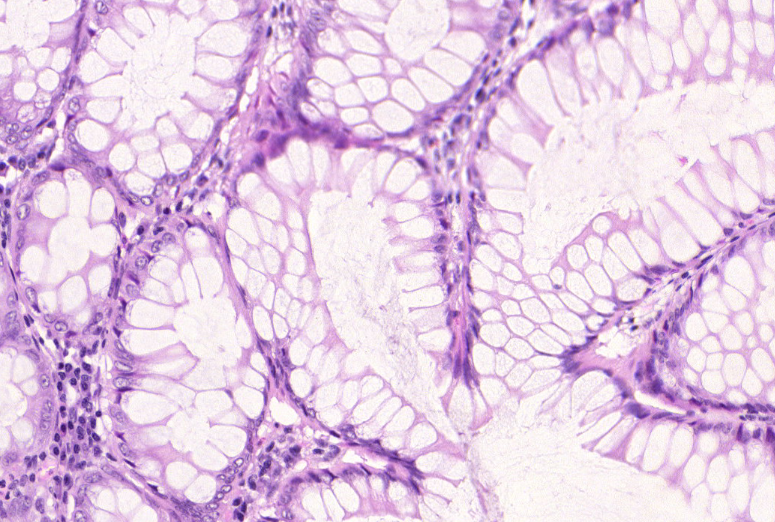
#> input picture testA_1.png, 775 x 522 px, given in place of testA_1.bmp, which was not available
$ jupyter execute 'Analiza_robusnosti_klasičnih_metoda_segmentacije_na_šum_i_varijacije_kontrasta.ipynb'   (text cells are left out)
#> lines starting #> are read from the running program, lines starting #| are printed output that depends on the picture; after the words box and inside, x2 and y2 are one past the last pixel; in counts of white or black regions, pixels touching at a corner belong together; pictures that were not available may be replaced by others from this repository, and a replacement may not be noted
[cell 1]
import cv2
import numpy as np
import matplotlib.pyplot as plt
import os
import pandas as pd

plt.rcParams['figure.figsize'] = (6,4)

[cell 2]
img = cv2.imread("slike/testA_1.bmp", cv2.IMREAD_GRAYSCALE)
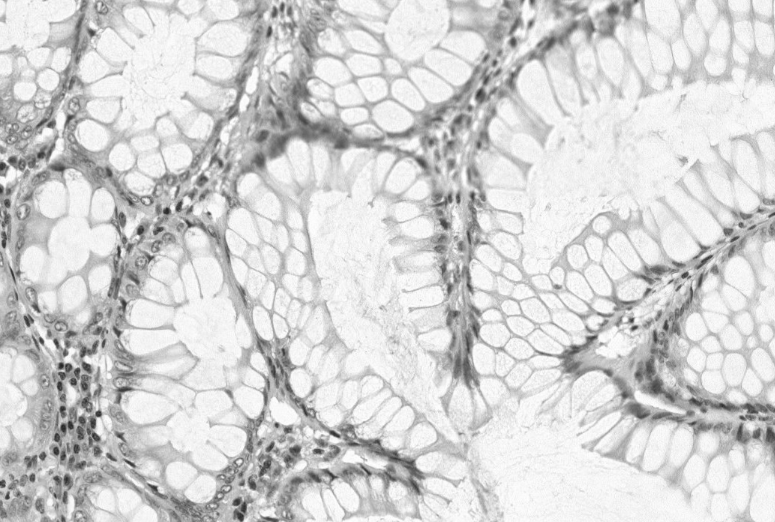
#> img: shape (522, 775); min 35, max 255, mean 211.8
mask = cv2.imread("slike/testA_1_anno.bmp", cv2.IMREAD_GRAYSCALE)
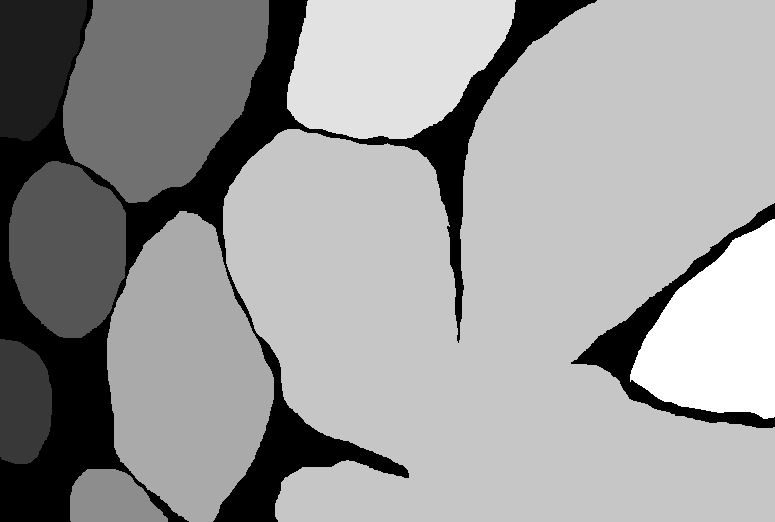
#> input picture testA_1_anno.png, 775 x 522 px, given in place of testA_1_anno.bmp, which was not available
#> mask is the input picture: shape (522, 775); min 0, max 9, mean 5.46

plt.figure(figsize=(10,4))
plt.subplot(1,2,1); plt.imshow(img, cmap='gray'); plt.title("Original"); plt.axis('off')
plt.subplot(1,2,2); plt.imshow(mask, cmap='gray'); plt.title("Maska (GT)"); plt.axis('off')
plt.show()

[cell 3]
def add_gaussian_noise(image, mean=0, sigma=40):
#> called with mean = 0, sigma = 20
    noise = np.random.normal(mean, sigma, image.shape).astype(np.float32)
    noisy = image.astype(np.float32) + noise
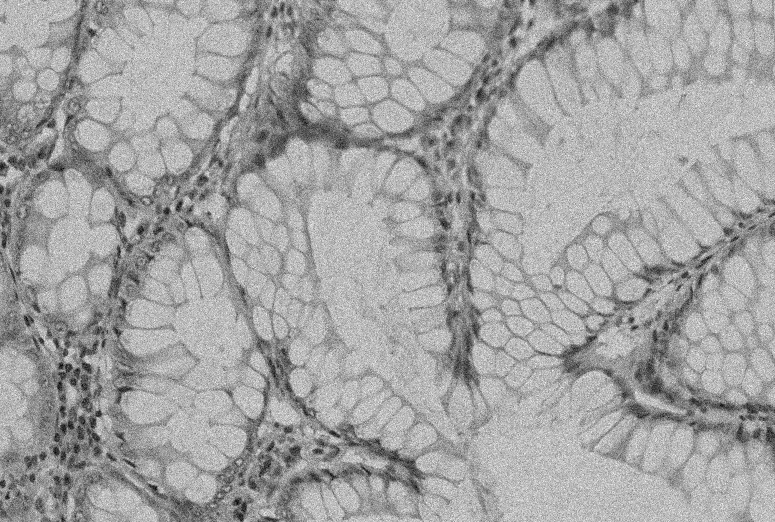
#> noisy: shape (522, 775) float32; min -1.11, max 332.1, mean 211.8; drawn with min black and max white
    noisy = np.clip(noisy, 0, 255).astype(np.uint8)
    return noisy

def change_contrast(image, alpha=1.5, beta=0):
#> called with alpha = 0.4, beta = -30
    return cv2.convertScaleAbs(image, alpha=alpha, beta=beta)
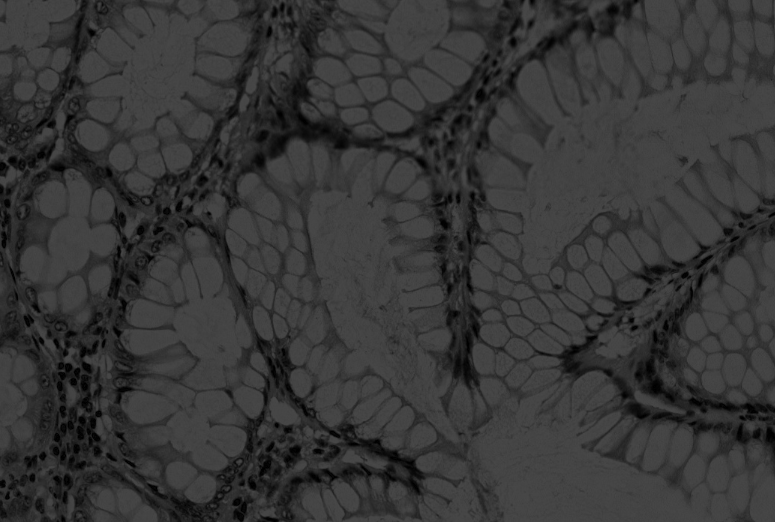
#> returned value: shape (522, 775); min 0, max 72, mean 54.7

noisy = add_gaussian_noise(img, sigma=20)
low_contrast = change_contrast(img, alpha=0.4, beta=-30)
high_contrast = change_contrast(img, alpha=2.5, beta=30)
#> call 2 of change_contrast, with alpha = 2.5, beta = 30
#> in change_contrast (call 2), `return cv2.convertScaleAbs(image, alpha=alpha, beta=beta)`:
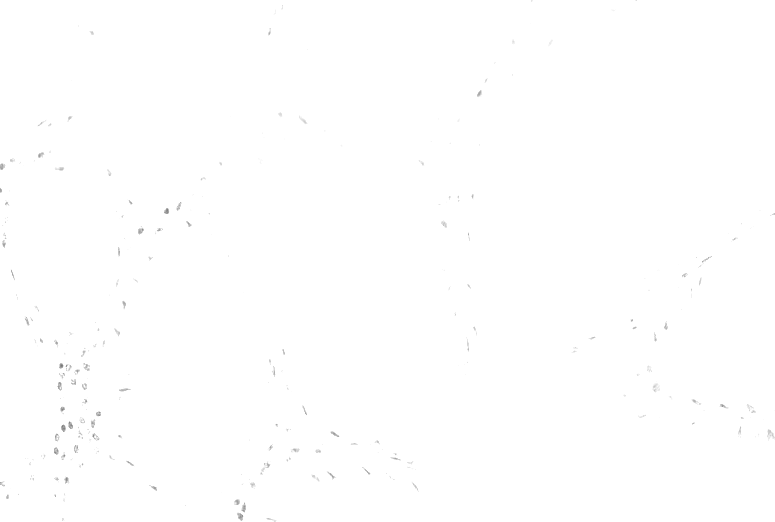
#> returned value: shape (522, 775); min 118, max 255, mean 254.7

plt.figure(figsize=(12,4))
plt.subplot(1,3,1); plt.imshow(noisy, cmap='gray'); plt.title("Gaussian noise"); plt.axis('off')
plt.subplot(1,3,2); plt.imshow(low_contrast, cmap='gray'); plt.title("Low contrast"); plt.axis('off')
plt.subplot(1,3,3); plt.imshow(high_contrast, cmap='gray'); plt.title("High contrast"); plt.axis('off')
plt.show()

[cell 4]
kernel = np.ones((3,3), np.uint8)

def segment_pipeline(image):
    blur = cv2.GaussianBlur(image, (5,5), 0)
    _, otsu = cv2.threshold(blur, 0, 255, cv2.THRESH_BINARY + cv2.THRESH_OTSU)
    opened = cv2.morphologyEx(otsu, cv2.MORPH_OPEN, kernel)
    closed = cv2.morphologyEx(opened, cv2.MORPH_CLOSE, kernel)
    return closed

[cell 5]
images = {
    "Original": img,
    "Gaussian noise": noisy,
    "Low contrast": low_contrast,
    "High contrast": high_contrast
}

segmented = {}

plt.figure(figsize=(10,8))
for i, (name, im) in enumerate(images.items(), 1):
    seg = segment_pipeline(im)
    segmented[name] = seg
    plt.subplot(4,2,2*i-1); plt.imshow(im, cmap='gray'); plt.title(name); plt.axis('off')
    plt.subplot(4,2,2*i); plt.imshow(seg, cmap='gray'); plt.title(f"{name} - segmented"); plt.axis('off')
#> this loop made 4 passes
#> name on passes 1 to 4: 'Original', 'Gaussian noise', 'Low contrast', 'High contrast'
#> pass 1, in segment_pipeline, `_, otsu = cv2.threshold(blur, 0, 255, cv2.THRESH_BINARY + cv2.THRESH_O..`:
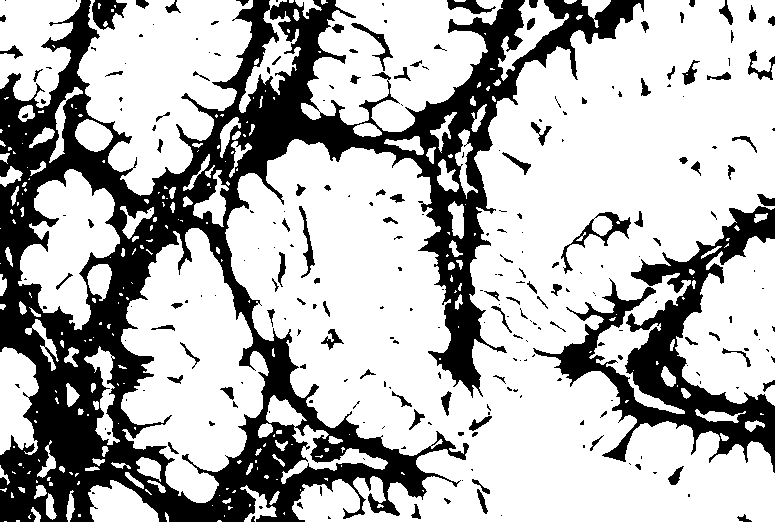
#> otsu: shape (522, 775); 70.6% white; 257 black regions (154 under 20 px), largest, box (x1, y1, x2, y2) and area: (0, 0, 644, 522) 93009, (533, 206, 775, 473) 16362, (561, 212, 631, 274) 722
#> pass 1, in segment_pipeline, `closed = cv2.morphologyEx(opened, cv2.MORPH_CLOSE, kernel)`:
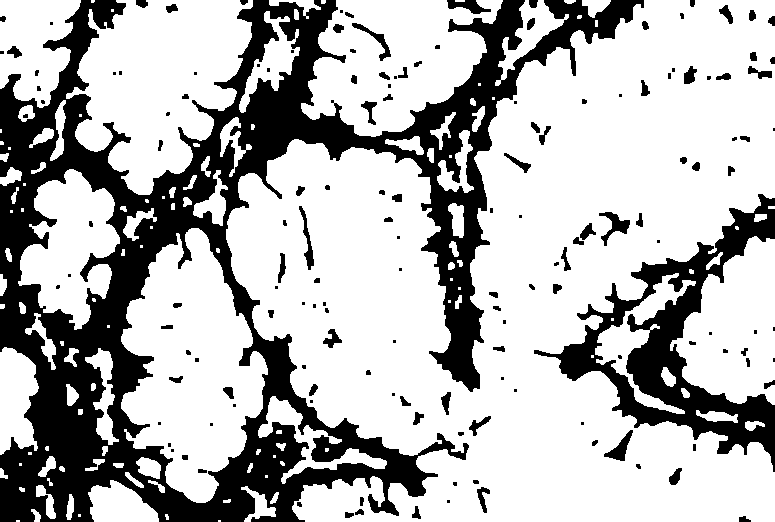
#> closed: shape (522, 775); 71% white; 154 black regions (58 under 20 px), largest, box (x1, y1, x2, y2) and area: (0, 0, 644, 522) 93567, (534, 194, 775, 472) 16207, (599, 212, 630, 246) 381
#> after the loop, segmented = 4 items

plt.tight_layout()
plt.show()
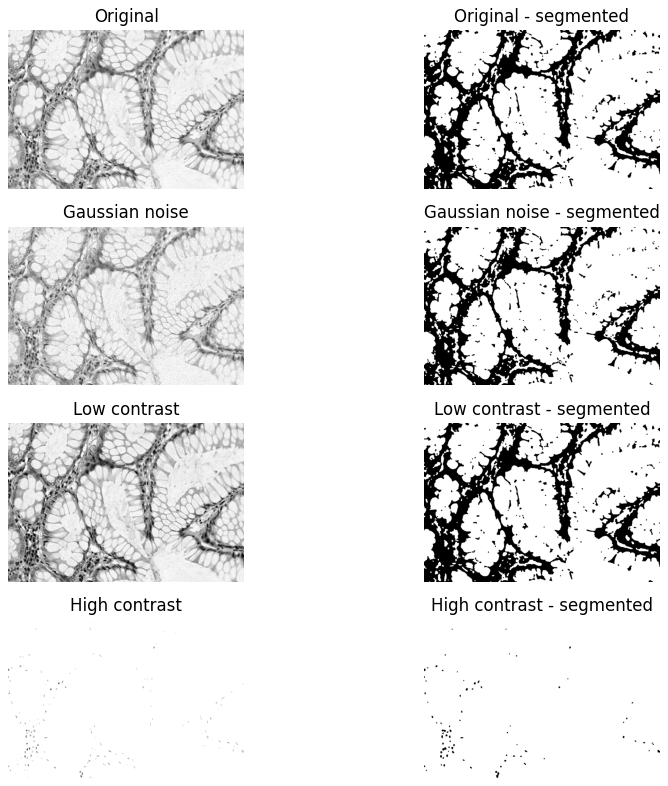
#> figure drawn by matplotlib, 8 panels

[cell 6]
def dice_score(pred, gt):
    pred = pred > 0
    gt = gt > 0
    intersection = np.logical_and(pred, gt).sum()
    denom = pred.sum() + gt.sum()
    return 2 * intersection / denom if denom != 0 else 1.0

def iou_score(pred, gt):
    pred = pred > 0
    gt = gt > 0
    intersection = np.logical_and(pred, gt).sum()
    union = np.logical_or(pred, gt).sum()
    return intersection / union if union != 0 else 1.0

[cell 7]
results = []

for name, seg in segmented.items():
    d = dice_score(seg, mask)
    j = iou_score(seg, mask)
    results.append({"Slika": name, "Dice": d, "IoU": j})
#> this loop made 4 passes
#> (name, denom in dice_score, d, union in iou_score, j) on passes 1 to 4: ('Original', 634758, 0.848, 365559, 0.736), ('Gaussian noise', 640680, 0.855, 366905, 0.746), ('Low contrast', 631116, 0.845, 364559, 0.731), ('High contrast', 750052, 0.925, 403132, 0.861)
#> pass 1, in dice_score, `gt = gt > 0`:
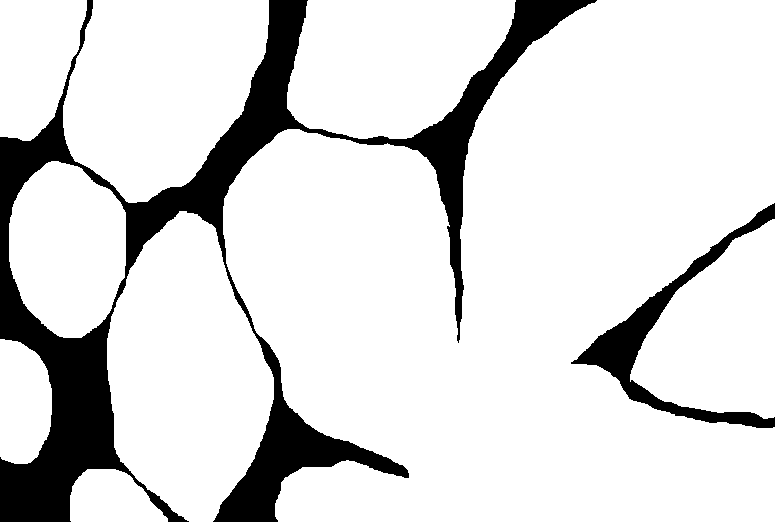
#> gt: shape (522, 775) bool; 85.9% white; 2 black regions, box (x1, y1, x2, y2) and area: (0, 0, 597, 522) 50553, (571, 203, 775, 428) 6510
#> after the loop, results = 4 items

df_results = pd.DataFrame(results)
#> df_results = table of 4 rows and 3 columns
df_results
#> Out = table of 4 rows and 3 columns

[cell 8]
ax = df_results.plot(x="Slika", y=["Dice", "IoU"], kind="bar", ylim=(0,1), rot=0)
ax.set_title("Usporedba metrika za različite degradacije")
ax.set_ylabel("Vrijednost metrike")
plt.show()
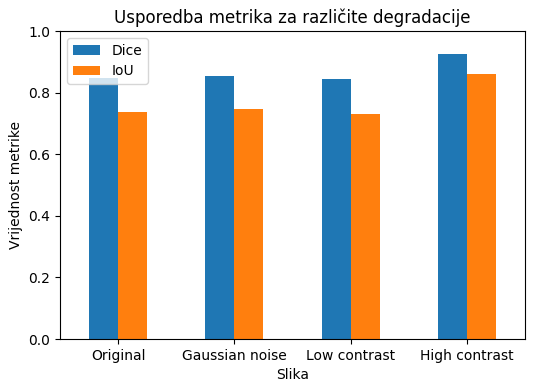
#> figure drawn by matplotlib, 1 panel; tallest bar 0.925 high, from x = 2.75 to 3; tallest bar 0.861 high, from x = 3 to 3.25
